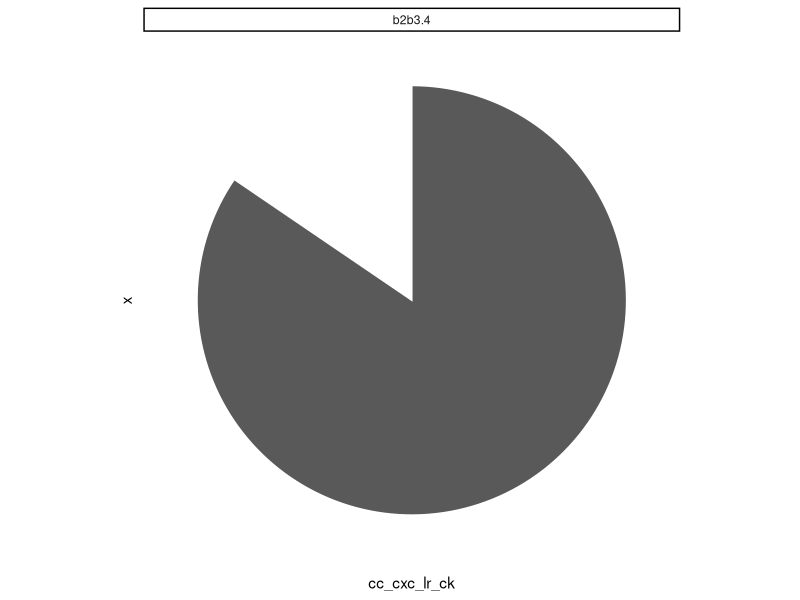
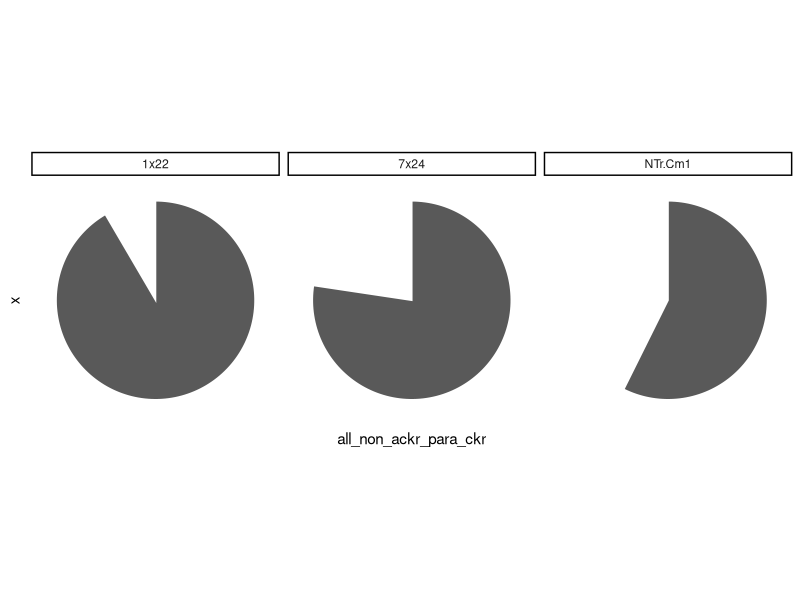

The R source for these figures, in order:
# Name:     03_rin_pie_chart.R
# Updated:  20210330
# Author:   Andrew Kleist

# packages, working directory
setwd("~/Desktop/Volkman_Lab/BABU_VOLKMAN/CHEMOKINE_PRJ/Data/chemokine_gpcr_ms/")
library(tidyverse)
  
################################################################################
  
  # import data
  rin <- read_csv("05_integrate/output/RIN_CONS_CLASS.csv")
  
  # select and pie chart - CHEMOKINE
  rin %>% #  filter(no_pdb >4) %>% 
    filter(source_gnccn %in% c("b2b3.4")) %>%
    select(source_gnccn, cc_cxc_lr_ck) %>% unique() %>%
    ggplot(aes(x = "", y= cc_cxc_lr_ck)) +
    geom_bar(width = 0.5,size = 0.5, stat="identity", color = "white") +
    coord_polar("y") +
    ylim(0,1) +
    theme_classic() +
    theme(axis.line = element_blank(),
          axis.text = element_blank(),
          axis.ticks = element_blank()) +
    facet_grid(. ~ source_gnccn)
  
  
  # select and pie chart - RECEPTOR
  rin %>% #  filter(no_pdb >4) %>% 
    filter(target_gnccn %in% c("NTr.Cm1", "1x22", "7x24")) %>%
    select(target_gnccn, all_non_ackr_para_ckr) %>% unique() %>%
    ggplot(aes(x = "", y= all_non_ackr_para_ckr)) +
    geom_bar(width = 0.5,size = 0.5, stat="identity", color = "white") +
    coord_polar("y") +
    theme_classic() +
    ylim(0,1) +
    theme(axis.line = element_blank(),
          axis.text = element_blank(),
          axis.ticks = element_blank()) +
    facet_grid(. ~ target_gnccn)
  
  
